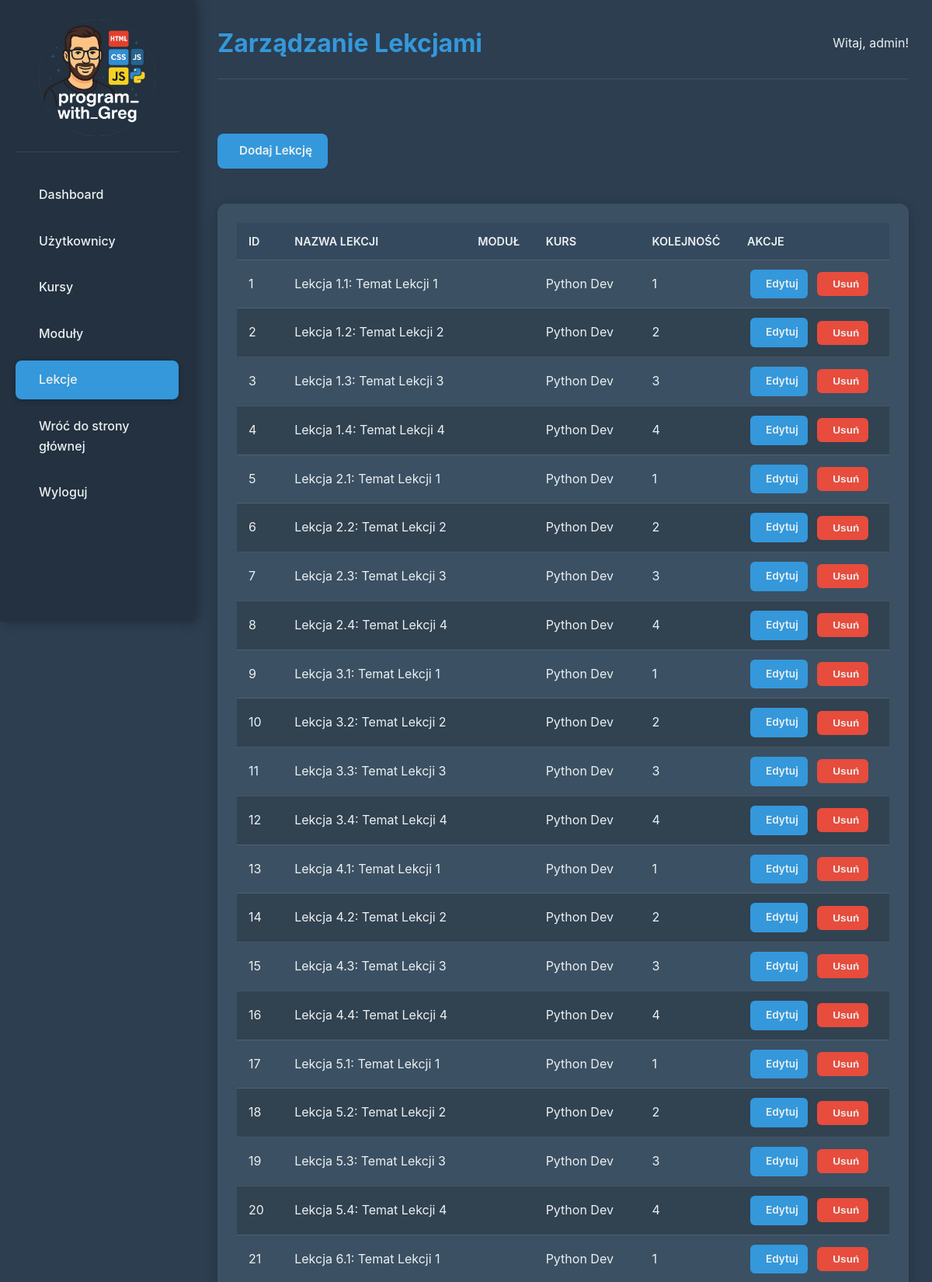
Page /admin/lessons (signed in, upper part) on the committed database.
### New Portfolio/models.py (models this page shows, shortened)
class Lesson(db.Model):
    id = db.Column(db.Integer, primary_key=True)
    name = db.Column(db.String(150), nullable=False)
    content = db.Column(db.Text, nullable=False)
    order = db.Column(db.Integer, nullable=False) # Kolejność lekcji w module
    module_id = db.Column(db.Integer, db.ForeignKey('module.id'), nullable=False)
    created_at = db.Column(db.DateTime, default=datetime.utcnow)

class Course(db.Model):
    id = db.Column(db.Integer, primary_key=True)
    name = db.Column(db.String(100), nullable=False, unique=True)
    description = db.Column(db.Text, nullable=True)
    gradient_class = db.Column(db.String(50), default='course-gradient-default')
    total_lessons = db.Column(db.Integer, default=0, nullable=False) # <--- WAŻNE: TA LINIA JEST DODANA!
    created_at = db.Column(db.DateTime, default=datetime.utcnow)
    modules = db.relationship('Module', backref='course', lazy=True, cascade="all, delete-orphan", order_by="Module.order")
    user_accesses = db.relationship('UserCourseAccess', backref='course', lazy=True, cascade="all, delete-orphan")

### New Portfolio/main.py (the view)
@app.route('/admin/lessons')
@admin_required
def admin_lessons():
    lessons = Lesson.query.order_by(Lesson.module_id, Lesson.order).all()
    modules = Module.query.all()
    return render_template('admin/lessons.html', lessons=lessons, modules=modules)

### New Portfolio/main.py (called while the page is built)
def admin_required(f):
    @wraps(f)
    def wrap(*args, **kwargs):
        if 'logged_in' in session and session['logged_in'] and session.get('user_role') == 'admin':
            return f(*args, **kwargs)
        else:
            flash('Brak uprawnień. Tylko administratorzy mogą uzyskać dostęp do tej strony.', 'danger')
            return redirect(url_for('index'))
    return wrap

### New Portfolio/templates/admin/lessons.html (shortened to what this page needs)
{% extends "admin/base_admin.html" %}
{% block page_title %}Zarządzanie Lekcjami{% endblock %}
{% block content %}
    <div class="admin-actions-bar">
        <a href="{{ url_for('admin_add_lesson') }}" class="btn-primary"> Dodaj Lekcję</a>
    </div>
    <div class="admin-table-container admin-card">
        <table>
            <thead>
                <tr>
                    <th>ID</th>
                    <th>Nazwa Lekcji</th>
                    <th>Moduł</th>
                    <th>Kurs</th>
                    <th>Kolejność</th>
                    <th>Akcje</th>
                </tr>
            </thead>
            <tbody>
                {% for lesson in lessons %}
                <tr>
                    <td>{{ lesson.id }}</td>
                    <td>{{ lesson.name }}</td>
                    <td>{{ lesson.module.title if lesson.module else 'Brak' }}</td>
                    <td>{{ lesson.module.course.name if lesson.module and lesson.module.course else 'Brak' }}</td>
                    <td>{{ lesson.order }}</td>
                    <td class="table-actions">
                        <a href="{{ url_for('admin_edit_lesson', lesson_id=lesson.id) }}" class="btn-action edit"> Edytuj</a>
                        <form action="{{ url_for('admin_delete_lesson', lesson_id=lesson.id) }}" method="POST" onsubmit="return confirm('Czy na pewno chcesz usunąć tę lekcję?');" style="display:inline;">
                            <button type="submit" class="btn-action delete"> Usuń</button>
                        </form>
                    </td>
                </tr>
                {% else %}
                <tr>
                    <td colspan="6">Brak lekcji.</td>
                </tr>
                {% endfor %}
            </tbody>
        </table>
    </div>
{% endblock %}

### New Portfolio/static/css/admin.css (style rules this page uses)
:root { --admin-bg-dark: #2c3e50; --admin-bg-light: #34495e; --admin-sidebar-bg: #233140; --admin-text-light: #ecf0f1; --admin-text-darker: #bdc3c7; --admin-accent-blue: #3498db; --admin-accent-green: #27ae60; --admin-accent-red: #e74c3c; --admin-accent-orange: #f39c12; --admin-border-color: rgba(255, 255, 255, 0.1); --admin-card-bg: #3b5063; --admin-hover-bg: rgba(255, 255, 255, 0.08); --admin-active-bg: var(--admin-accent-blue); }
*, *::before, *::after { box-sizing: border-box; margin: 0; padding: 0; }
html { height: 100%; }
body { font-family: 'Inter', 'Segoe UI', Tahoma, Geneva, Verdana, sans-serif; background-color: var(--admin-bg-dark); color: var(--admin-text-light); line-height: 1.6; overflow-x: hidden; min-height: 100vh; display: flex; flex-direction: column; }
a { text-decoration: none; color: inherit; }
table { width: 100%; border-collapse: collapse; }
th, td { padding: 12px 15px; text-align: left; border-bottom: 1px solid var(--admin-border-color); }
th { background-color: var(--admin-bg-light); font-weight: 600; color: var(--admin-text-light); text-transform: uppercase; font-size: 0.9em; }
td { background-color: var(--admin-card-bg); }
tr:nth-child(even) td { background-color: #314251; }
.btn-primary, .btn-secondary, .btn-action, .btn-small { padding: 10px 20px; border-radius: 8px; font-size: 0.95rem; font-weight: 600; text-align: center; transition: all 0.3s ease; cursor: pointer; border: none; display: inline-flex; align-items: center; justify-content: center; gap: 8px; }
.btn-primary { background-color: var(--admin-accent-blue); color: var(--admin-text-light); }
.btn-action { padding: 8px 12px; font-size: 0.85rem; border-radius: 6px; margin: 0 4px; }
.btn-action.edit { background-color: var(--admin-accent-blue); color: var(--admin-text-light); }
.btn-action.delete { background-color: var(--admin-accent-red); color: var(--admin-text-light); }
.admin-card { background-color: var(--admin-card-bg); border-radius: 12px; padding: 25px; box-shadow: 0 4px 15px rgba(0, 0, 0, 0.2); }
.admin-table-container { overflow-x: auto; margin-top: 20px; }
.admin-table-container table { min-width: 700px; }
.table-actions { white-space: nowrap; }

### rows in the picture
Lesson: id "1", name "Lekcja 1.1: Temat Lekcji 1", module.course "Python Dev", order "1"
Lesson: id "2", name "Lekcja 1.2: Temat Lekcji 2", module.course "Python Dev", order "2"
Lesson: id "3", name "Lekcja 1.3: Temat Lekcji 3", module.course "Python Dev", order "3"
Lesson: id "4", name "Lekcja 1.4: Temat Lekcji 4", module.course "Python Dev", order "4"
Lesson: id "5", name "Lekcja 2.1: Temat Lekcji 1", module.course "Python Dev", order "1"
Lesson: id "6", name "Lekcja 2.2: Temat Lekcji 2", module.course "Python Dev", order "2"
Lesson: id "7", name "Lekcja 2.3: Temat Lekcji 3", module.course "Python Dev", order "3"
Lesson: id "8", name "Lekcja 2.4: Temat Lekcji 4", module.course "Python Dev", order "4"
Lesson: id "9", name "Lekcja 3.1: Temat Lekcji 1", module.course "Python Dev", order "1"
Lesson: id "10", name "Lekcja 3.2: Temat Lekcji 2", module.course "Python Dev", order "2"
Lesson: id "11", name "Lekcja 3.3: Temat Lekcji 3", module.course "Python Dev", order "3"
Lesson: id "12", name "Lekcja 3.4: Temat Lekcji 4", module.course "Python Dev", order "4"
Lesson: id "13", name "Lekcja 4.1: Temat Lekcji 1", module.course "Python Dev", order "1"
Lesson: id "14", name "Lekcja 4.2: Temat Lekcji 2", module.course "Python Dev", order "2"
Lesson: id "15", name "Lekcja 4.3: Temat Lekcji 3", module.course "Python Dev", order "3"
Lesson: id "16", name "Lekcja 4.4: Temat Lekcji 4", module.course "Python Dev", order "4"
Lesson: id "17", name "Lekcja 5.1: Temat Lekcji 1", module.course "Python Dev", order "1"
Lesson: id "18", name "Lekcja 5.2: Temat Lekcji 2", module.course "Python Dev", order "2"
Lesson: id "19", name "Lekcja 5.3: Temat Lekcji 3", module.course "Python Dev", order "3"
Lesson: id "20", name "Lekcja 5.4: Temat Lekcji 4", module.course "Python Dev", order "4"
Lesson: id "21", name "Lekcja 6.1: Temat Lekcji 1", module.course "Python Dev", order "1"

### other values in the picture
{{ session.get('username', 'Admin') }} "admin"
